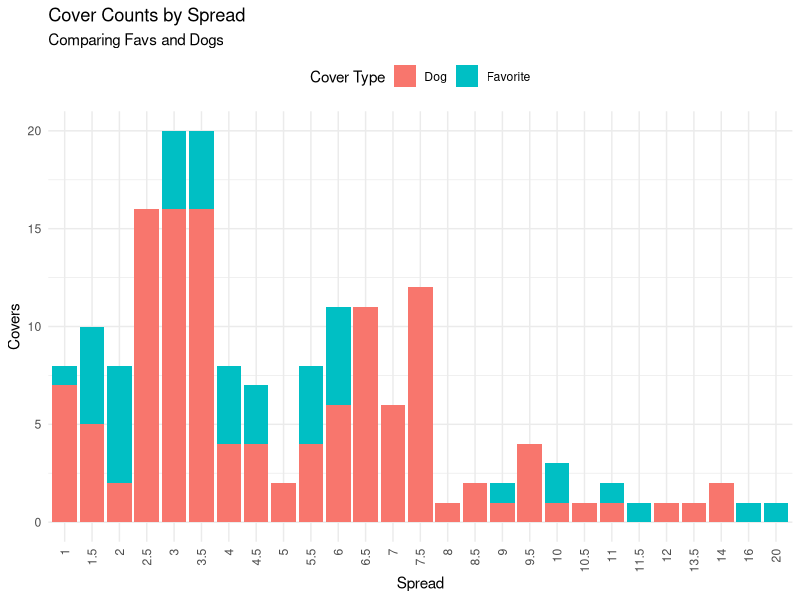

This chart was generated by the following R code:
## ---- chunk 1
data <- read.csv('vw_gameresults.csv')
head(data)
## ---- chunk 2
library(dplyr)
library(tidyr)
det_df <- read.csv('vw_gameteamresultsdetail.csv')
leagyear_value = 2024
df <- det_df %>%
  filter(leagyear == leagyear_value, isfav == 1, iscover == 1) %>%
  group_by(leagid,spread) %>%
  summarise(iscover_sum = sum(iscover, na.rm = TRUE)) %>%
  ungroup()
df <- as.data.frame(df)
head(df)
## ---- chunk 3
det1_df <- read.csv('vw_gameteamresultsdetail.csv')
leagyear_value = 2024
df1 <- det1_df %>%
  filter(leagyear == leagyear_value, isfav == 1, ispush == 0) %>%
  group_by(leagid,spread) %>%
  summarise(
    favcover = sum(iscover == 1, na.rm = TRUE),
    dogcover = sum(iscover == 0, na.rm = TRUE)
    ) %>%
  ungroup() %>%
  arrange(spread,leagid)
df1 <- as.data.frame(df1)
df1
## ---- chunk 4
library(dplyr)
library(ggplot2)
df_nfl <- df1 %>% filter(leagid == 1)
if(!is.numeric(df_nfl$spread)) {
  df_nfl$spread <- as.numeric((as.character(df_nfl$spread)))
}
df_nfl <- df_nfl %>% arrange(spread)
# df_nfl <- df_nfl[order(df_nfl$spread,decreasing = FALSE), ]
df_nfl$spread <- factor(df_nfl$spread, levels = sort(unique(df_nfl$spread)))
# df1 <- df1 %>% filter(spread >= 0 & spread <= 100)
ggplot(df_nfl, aes(x = spread)) +
  geom_bar(aes(y = favcover, fill = 'Favorite'), stat = 'identity', position = position_dodge()) +
  geom_bar(aes(y = dogcover, fill = 'Dog'), stat = 'identity', position = position_dodge()) +
  labs(
    title = 'Cover Counts by Spread',
    subtitle = 'Comparing Favs and Dogs',
    x = 'Spread',
    y = 'Covers',
    fill = 'Cover Type'
  ) +
  theme_minimal() +
  theme(legend.position = 'top') +
  theme(axis.text.x = element_text(angle = 90, hjust = 1, vjust = 0.5))
